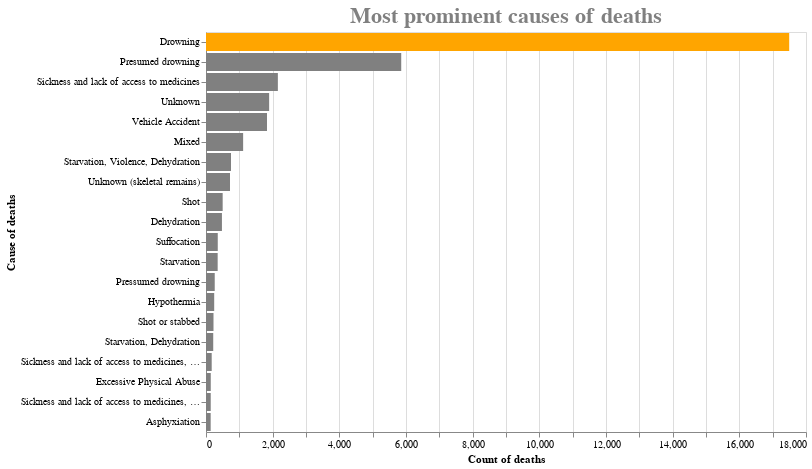

The code cell stored with this chart in its notebook:
### Code cell
import altair as alt

chart = alt.Chart(source).mark_bar(color='#808080').encode(
    x=alt.X('Sum of Total Dead and Missing:Q',axis=alt.Axis(title='Count of deaths')),
    y=alt.Y("Death_Cause:O", sort= '-x', axis=alt.Axis(title='Cause of deaths')),
    color=alt.condition(
        alt.datum.Death_Cause == "Drowning",  # 
        alt.value('orange'),     # which sets the bar orange.
        alt.value('grey')   # And if it's not true it sets the bar steelblue.
    )
).properties(height=400, width = 600, title='Most prominent causes of deaths')

chart.configure_title(
    fontSize=22,
    font='Helvetica',
    anchor='middle',
    color='#808080'
)

### Figure 1 — Vega-Lite specification as saved in the notebook (floating-point values rounded to 4 significant figures)
{"config": {"view": {"continuousWidth": 400, "continuousHeight": 300}, "title": {"anchor": "middle", "color": "#808080", "font": "Helvetica", "fontSize": 22}}, "data": {"name": "data-e5aa694086b3ac52e2693c516d9bd618"}, "mark": {"type": "bar", "color": "#808080"}, "encoding": {"color": {"condition": {"value": "orange", "test": "(datum.Death_Cause === 'Drowning')"}, "value": "grey"}, "x": {"type": "quantitative", "axis": {"title": "Count of deaths"}, "field": "Sum of Total Dead and Missing"}, "y": {"type": "ordinal", "axis": {"title": "Cause of deaths"}, "field": "Death_Cause", "sort": "-x"}}, "height": 400, "title": "Most prominent causes of deaths", "width": 600, "$schema": "https://vega.github.io/schema/vega-lite/v4.8.1.json", "datasets": {"data-e5aa694086b3ac52e2693c516d9bd618": [{"Death_Cause": "Drowning", "Sum of Total Dead and Missing": 17496}, {"Death_Cause": "Presumed drowning", "Sum of Total Dead and Missing": 5857}, {"Death_Cause": "Sickness and lack of access to medicines", "Sum of Total Dead and Missing": 2156}, {"Death_Cause": "Unknown", "Sum of Total Dead and Missing": 1894}, {"Death_Cause": "Vehicle Accident", "Sum of Total Dead and Missing": 1830}, {"Death_Cause": "Mixed", "Sum of Total Dead and Missing": 1114}, {"Death_Cause": "Starvation, Violence, Dehydration", "Sum of Total Dead and Missing": 750}, {"Death_Cause": "Unknown (skeletal remains)", "Sum of Total Dead and Missing": 720}, {"Death_Cause": "Shot", "Sum of Total Dead and Missing": 500}, {"Death_Cause": "Dehydration", "Sum of Total Dead and Missing": 478}, {"Death_Cause": "Suffocation", "Sum of Total Dead and Missing": 353}, {"Death_Cause": "Starvation", "Sum of Total Dead and Missing": 350}, {"Death_Cause": "Pressumed drowning", "Sum of Total Dead and Missing": 262}, {"Death_Cause": "Hypothermia", "Sum of Total Dead and Missing": 246}, {"Death_Cause": "Shot or stabbed", "Sum of Total Dead and Missing": 225}, {"Death_Cause": "Starvation, Dehydration", "Sum of Total Dead and Missing": 217}, {"Death_Cause": "Sickness and lack of access to medicines, Starvation, Dehydration", "Sum of Total Dead and Missing": 171}, {"Death_Cause": "Excessive Physical Abuse", "Sum of Total Dead and Missing": 143}, {"Death_Cause": "Sickness and lack of access to medicines, Starvation, Dehydration, Harsh weather/lack of adequate shelter", "Sum of Total Dead and Missing": 142}, {"Death_Cause": "Asphyxiation", "Sum of Total Dead and Missing": 140}]}}
